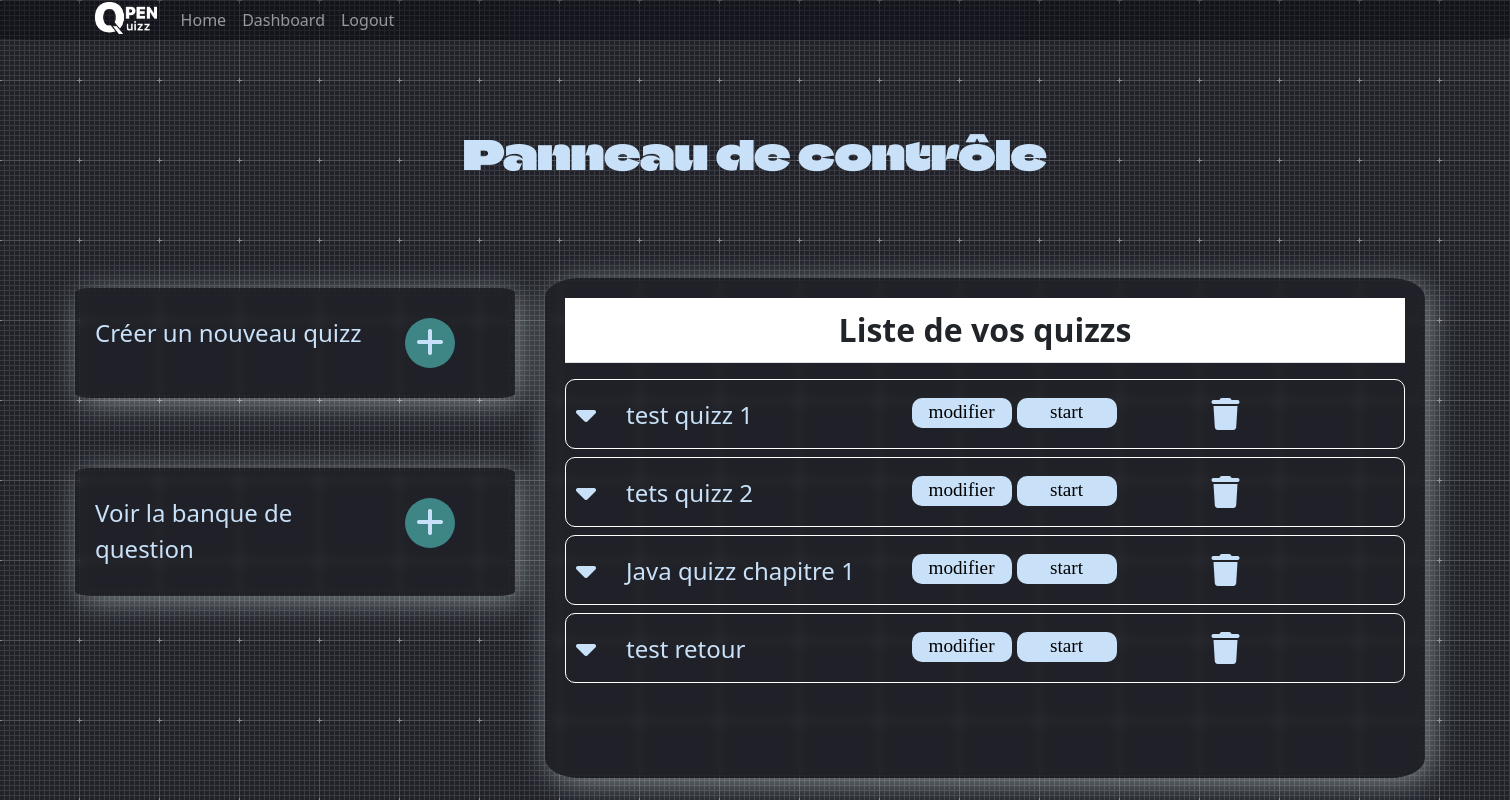
Before: /dashboard/ (signed in) with the older database file.
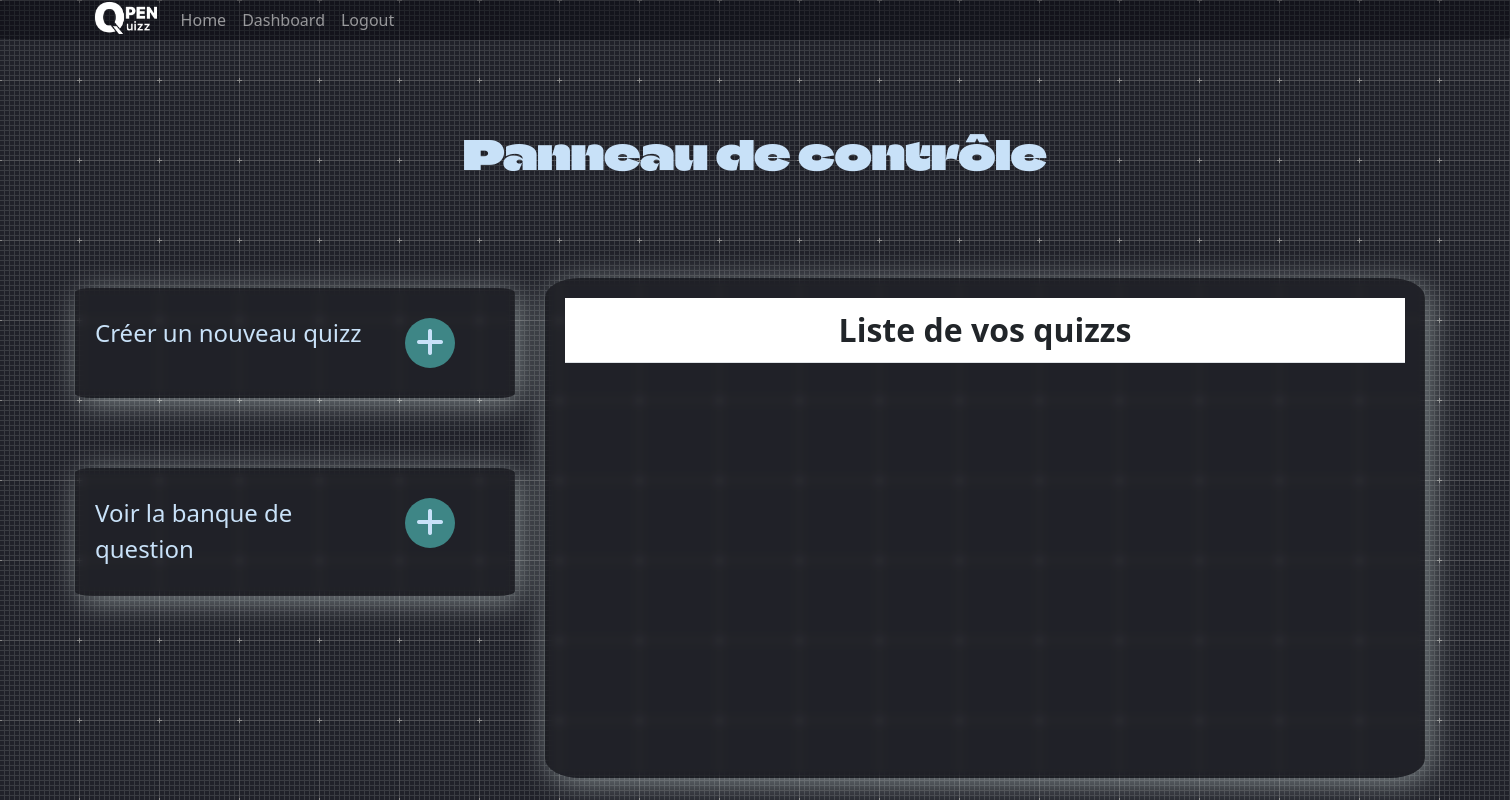
After: the same page with the newer database file.
### administrateur/models.py (models this page shows)
class Quizz(models.Model):
    id = models.UUIDField(primary_key=True, default=uuid.uuid4, editable=False)
    pseudo = models.CharField(max_length=255)
    name = models.CharField(max_length=255, default="null")
    questions = models.TextField(default="")
    mode = models.CharField(max_length=255)
    timer = models.IntegerField(default=0)
    afficher = models.BooleanField(default=False)
    stocker = models.BooleanField(default=False)
    numero = models.IntegerField(default=0)  # ne sert à rien d 'autre que la simplification du processus de suppression de questions

### administrateur/views.py (the view, shortened to what this page needs)
# urls.py: path('dashboard/', dashboard, name="dashboard"),
@login_required
def dashboard(request):
    quizzs = Quizz.objects.all().filter(pseudo=str(request.user.username))
    for k in range(len(quizzs)):
        quizzs[k].numero = k
        quizzs[k].save()
    context = {
        "quizzs":quizzs,
    }
    return render(request, "administrateur/dashboard.html", context)

### administrateur/templates/administrateur/dashboard.html (shortened to what this page needs)
{% load static %}
<!DOCTYPE html>
<html lang="fr">
<head>
    <link rel="stylesheet" href="{% static 'administrateur/css/dashboard.css' %}">
    <link href="https://cdn.jsdelivr.net/npm/bootstrap@5.3.0-alpha1/dist/css/bootstrap.min.css" rel="stylesheet">
</head>
<body>
    {% include 'OpenQuizz/navbarconnected.html' %}
    <div class="main">
    <div class="titleup">
        <h1 class="alltitre">Panneau de contrôle</h1>
    </div>
        <div class="all">
            <div class="gauche">
                <div class="creer_quizz">
                    <div class="texte1">
                    <p>Créer un nouveau quizz</p>
                    </div>
                    <div class="bouton2">
                        <div class="cercle2">
                            <a href="/creation-quizz/">
                            <div class="a">
                                <i class="fa-solid fa-plus"></i>
                            </div>
                                </a>
                        </div>
                    </div>
                </div>
                <div class="lancer_quizz">
                    <div class="texte1">
                        <p>Voir la banque de question</p>
                    </div>
                    <div class="bouton3">
                        <div class="cercle3">
                           <a href="/banque-question/">
                            <div class="a">
                                <i class="fa-solid fa-plus"></i>
                            </div>
                                </a>
                        </div>
                        </div>
                    </div>
                </div>
            <div class="droite">
                <div class="tableau">
                    <table id="table3" class="table">
                        <tr>
                            <th class="titre">Liste de vos quizzs</th>
                        </tr>
                    </table>
                       <div class="displayquestions">
                        {% for quizz in quizzs %}
                                <div class="question" id="{{quizz.numero}}quizz">
                                <div class="partiesup">
                                <div class="downarrow" id="{{quizz.numero}}" name="downarrow{quizz.numero}}">
                                    <div class="al">
                                    <i class="fa-sharp fa-solid fa-caret-down"></i>
                                    </div>
                                </div>
                                    <div class="display">
                                    <div class="texteq">
                                        <p class="{{quizz.numero}}">{{quizz.name}}</p>
                                    </div>
                                    <div class="edit">
                                    <div class="modify">
                                        <a href="{% url 'administrateur:modifyquizz' id=quizz.id %}">
                                            <div class="cadremofidy" id="{{quizz.numero}}">
                                            <p>modifier</p>
                                        </a>
                                    </div>
                                    </div>
                                <div class="startquizz">
                                    <div class="cadre">
                                        <p>start</p>
                                    </div>
                                </div>
                                        </div>
                                    <div class="supp" id="{{quizz.numero}}">
                                        <div class="a" id="suppbin">
                                            <i class="fa-solid fa-trash"></i>
                                        </div>
                                    </div>
                                        </div>
                                </div>
                                </div>
                        {% endfor %}
                 </div>
                </div>
            </div>
        </div>
    </div>
</body>
</html>

Changed rows visible on the page:
removed Quizz: name "test quizz 1"
removed Quizz: name "tets quizz 2"
removed Quizz: name "Java quizz chapitre 1"
removed Quizz: name "test retour"
